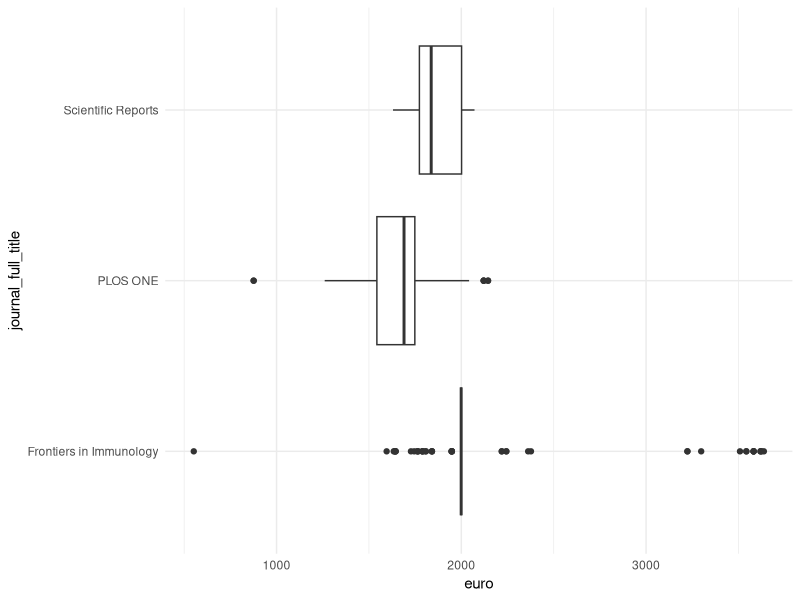
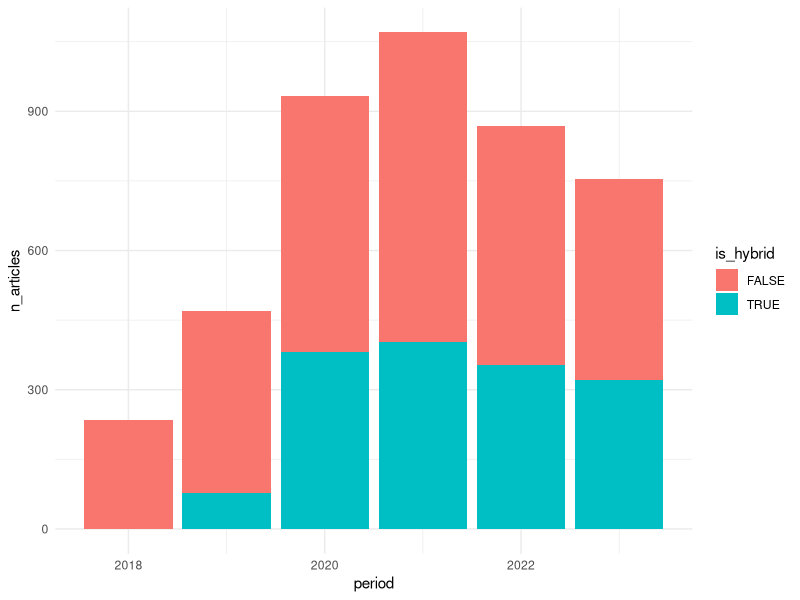

Recreate these plots in R, in order.
## ---- chunk 1
# Installation of packages if not already installed with
# install.packages(c("dplyr","ggplot2"))
library(dplyr)
library(ggplot2)
## ---- chunk 2
#| echo: false
df <- read.csv("notebooks/facts.csv")
## ---- chunk 3
glimpse(df)
## ---- chunk 4
head(df,10)
## ---- chunk 5
sum(df$euro)
## ---- chunk 6
min(df$period)
max(df$period)
## ---- chunk 7
df %>%
  group_by(journal_full_title) %>%
  summarise(n_articles = n(),
            sum_apc = sum(euro),
            avg_apc = round(sum_apc / n_articles, 2),
            sd_apc = round(sd(euro),2)) %>%
  arrange(desc(n_articles))
## ---- chunk 8
df %>%
  filter(journal_full_title %in% c("Scientific Reports", "PLOS ONE", "Frontiers in Immunology")) %>%
  ggplot(aes(x = euro, y = journal_full_title)) +
  geom_boxplot() +
  theme_minimal()
## ---- chunk 9
df %>%
  group_by(period, is_hybrid) %>%
  summarise(n_articles = n()) %>%
  ggplot(aes(x = period, y = n_articles, fill = is_hybrid)) +
  geom_col() +
  theme_minimal()
